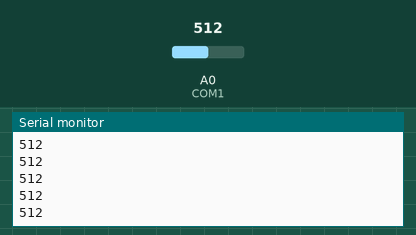
Recording of a sketch running on a simulated Arduino Uno, built with avr-gcc and run on an emulated ATmega328P. On the bench: the last lines printed to the serial monitor. The test bench sets the inputs (shaded band); at power-on: A0 (COM1) = 512.

Above: at 1.2 s.
1.3 s: A0 (COM1) set to 716
At 1.9 s:
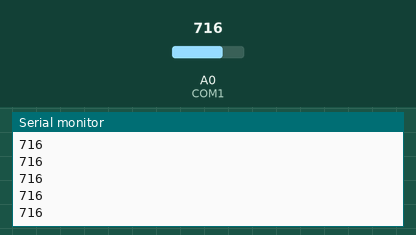
2.8 s: A0 (COM1) set to 900
At 3.4 s:
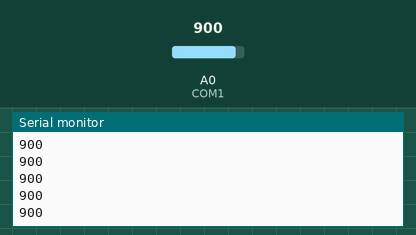
Timing chart, 0 to 5.8 s (numbered marks = the images above; inputs shaded):
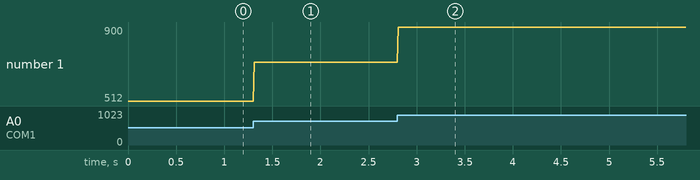

The sketch:

HP4067_first.ino
```cpp
#define S0 13
#define S1 12
#define S2 11
#define S3 10
#define COM1 A0

int sensorValue[2][16];// 読み取り結果を格納

void setup(){
    Serial.begin(115200);
}

void loop(){
    readMUX_16();
//printAllMUX_16();
    Serial.println(sensorValue[0][0]);
    delay(10);
}

void initMUX_16(){
    pinMode(S0, OUTPUT);
    pinMode(S1, OUTPUT);
    pinMode(S2, OUTPUT);
    pinMode(S3, OUTPUT);
}

void selectChannel_16(int ch) {
  digitalWrite(S0, ch & 0x01);
  digitalWrite(S1, (ch >> 1) & 0x01);
  digitalWrite(S2, (ch >> 2) & 0x01);
  digitalWrite(S3, (ch >> 3) & 0x01);
}

void readMUX_16(){
//    delayMicroseconds(5); // 切り替え安定待ち
    for (int ch = 0; ch < 16; ch++) {//読み込む
      selectChannel_16(ch);
      delayMicroseconds(5); // チャンネル安定待ち
      sensorValue[0][ch] = analogRead(COM1);
    }
  }

  void printAllMUX_16(){
      for (int ch = 0; ch < 16; ch++) {
        Serial.print(",");
        Serial.print(sensorValue[0][ch]/100);
      }
      Serial.println();
}
```

Measured:
- after the input at 1.3 s, the serial monitor: prints a new line at once (image 1)
- after the input at 2.8 s, the serial monitor: prints a new line at once (image 2)
- plotted number 1: 512 → 716 after the input at 1.3 s, 716 → 900 after the input at 2.8 s
